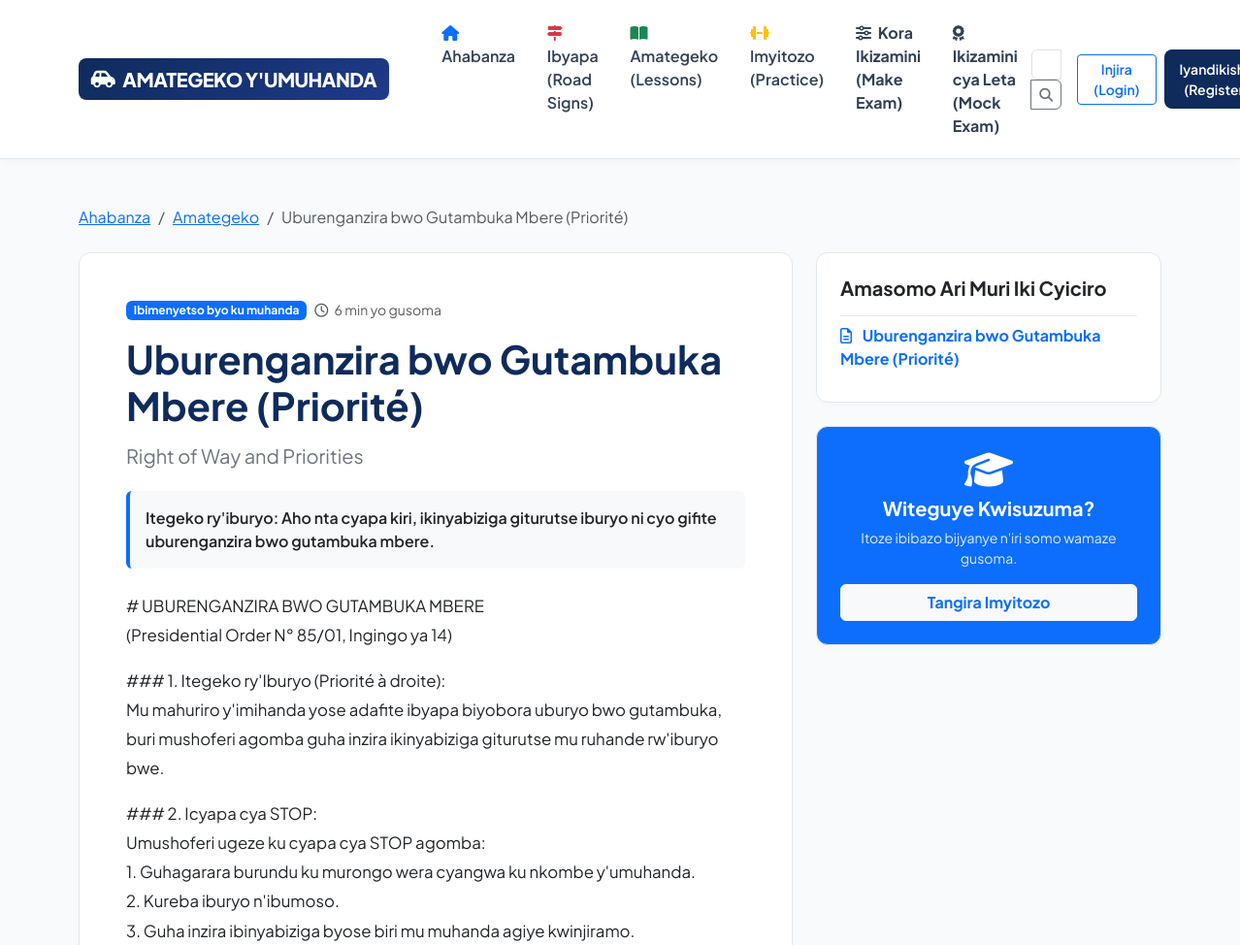
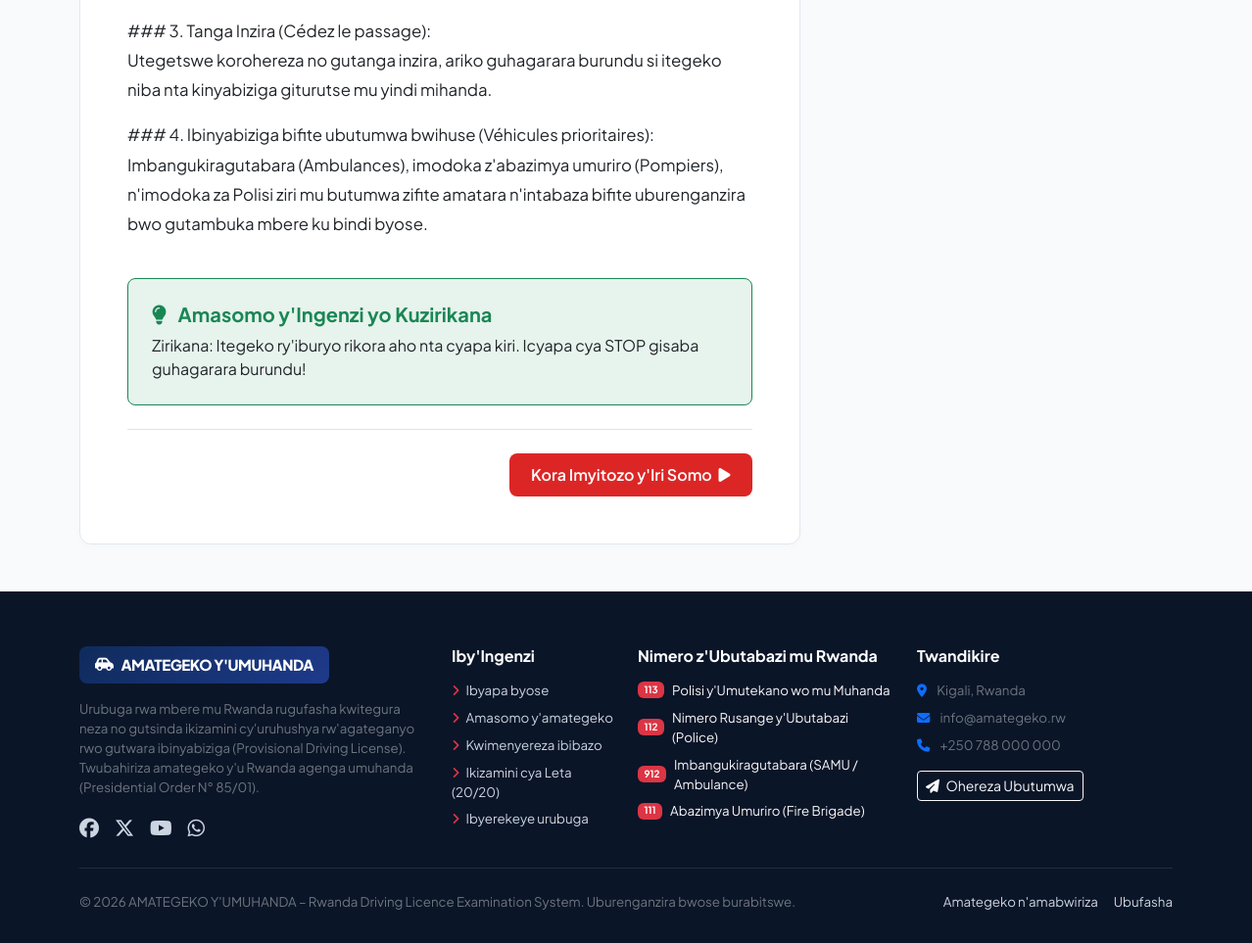
Screenshot of /curriculum/lessons/right-of-way-and-priorities/ with the database file from the repository (2 pictures, top to bottom).
### apps/curriculum/models.py (models this page shows, shortened)
class Lesson(models.Model):
    category = models.ForeignKey(Category, on_delete=models.CASCADE, related_name='lessons')
    title_rw = models.CharField(max_length=250, verbose_name="Umutwe w'Isomo (Kinyarwanda)")
    title_en = models.CharField(max_length=250, verbose_name="Lesson Title (English)")
    slug = models.SlugField(max_length=260, unique=True, blank=True)
    summary_rw = models.TextField(verbose_name="Incamake (Kinyarwanda)")
    summary_en = models.TextField(verbose_name="Summary (English)")
    content_rw = models.TextField(verbose_name="Isomo Ryose (Kinyarwanda)")
    content_en = models.TextField(verbose_name="Full Lesson (English)")
    key_takeaways_rw = models.TextField(blank=True, verbose_name="Amasomo y'Ingenzi yo Kuzirikana")
    key_takeaways_en = models.TextField(blank=True, verbose_name="Key Takeaways")
    legal_reference = models.CharField(max_length=250, blank=True, verbose_name="Legal Reference")
    estimated_read_time = models.PositiveIntegerField(default=5, help_text="In minutes")
    order = models.PositiveIntegerField(default=1)
    created_at = models.DateTimeField(auto_now_add=True)
    updated_at = models.DateTimeField(auto_now=True)
    class Meta:
        ordering = ['category__order', 'order']
        verbose_name = "Lesson"
        verbose_name_plural = "Lessons"

class Category(models.Model):
    name_rw = models.CharField(max_length=150, verbose_name="Izina ry'Icyiciro (Kinyarwanda)")
    name_en = models.CharField(max_length=150, verbose_name="Category Name (English)")
    slug = models.SlugField(max_length=160, unique=True, blank=True)
    description_rw = models.TextField(blank=True, verbose_name="Ibisobanuro (Kinyarwanda)")
    description_en = models.TextField(blank=True, verbose_name="Description (English)")
    icon = models.CharField(max_length=50, default="fa-traffic-light", help_text="Font Awesome icon class")
    order = models.PositiveIntegerField(default=1)
    class Meta:
        ordering = ['order', 'id']
        verbose_name = "Syllabus Category"
        verbose_name_plural = "Syllabus Categories"

### apps/curriculum/views.py (the view)
# urls.py: path('lessons/<slug:slug>/', views.lesson_detail_view, name='lesson_detail'),
def lesson_detail_view(request, slug):
    lesson = get_object_or_404(Lesson, slug=slug)
    category_lessons = Lesson.objects.filter(category=lesson.category).order_by('order')
    lessons_list = list(category_lessons)
    current_idx = lessons_list.index(lesson) if lesson in lessons_list else -1
    prev_lesson = lessons_list[current_idx - 1] if current_idx > 0 else None
    next_lesson = lessons_list[current_idx + 1] if current_idx < len(lessons_list) - 1 else None
    return render(request, 'curriculum/lesson_detail.html', {
        'lesson': lesson,
        'category_lessons': category_lessons,
        'prev_lesson': prev_lesson,
        'next_lesson': next_lesson
    })

### apps/core/context_processors.py (called while the page is built)
def global_context(request):
    return {
        'site_categories': Category.objects.all().order_by('order'),
        'total_questions_count': Question.objects.filter(is_active=True).count(),
        'total_road_signs_count': RoadSign.objects.count(),
        'official_exam_questions': 20,
        'official_exam_duration': 20,
        'official_exam_pass_mark': 12,
    }

### templates/curriculum/lesson_detail.html (shortened to what this page needs)
{% extends 'base.html' %}
{% block content %}
<div class="container py-5">
    <nav aria-label="breadcrumb" class="mb-4">
        <ol class="breadcrumb">
            <li class="breadcrumb-item"><a href="{% url 'core:home' %}">Ahabanza</a></li>
            <li class="breadcrumb-item"><a href="{% url 'curriculum:traffic_rules' %}">Amategeko</a></li>
            <li class="breadcrumb-item active" aria-current="page">{{ lesson.title_rw }}</li>
        </ol>
    </nav>
    <div class="row g-4">
        <div class="col-lg-8">
            <div class="card card-custom p-4 p-md-5">
                <div class="d-flex align-items-center gap-2 mb-3">
                    <span class="badge bg-primary">{{ lesson.category.name_rw }}</span>
                    <span class="small text-muted"><i class="fa-regular fa-clock me-1"></i> {{ lesson.estimated_read_time }} min yo gusoma</span>
                </div>
                <h1 class="fw-bold mb-3" style="color: #0f2b5c;">{{ lesson.title_rw }}</h1>
                <h5 class="text-secondary fw-normal mb-4">{{ lesson.title_en }}</h5>
                <div class="p-3 rounded bg-light border-start border-4 border-primary mb-4">
                    <p class="mb-0 fw-semibold text-dark">{{ lesson.summary_rw }}</p>
                </div>
                <div class="lesson-content mb-4" style="line-height: 1.8; font-size: 1.05rem;">
                    {{ lesson.content_rw|linebreaks }}
                </div>
                {% if lesson.key_takeaways_rw %}
                <div class="card bg-success bg-opacity-10 border-success p-4 mb-4 rounded-3">
                    <h5 class="fw-bold text-success mb-2">
                        <i class="fa-solid fa-lightbulb me-2"></i> Amasomo y'Ingenzi yo Kuzirikana
                    </h5>
                    <p class="mb-0 text-dark">{{ lesson.key_takeaways_rw }}</p>
                </div>
                {% endif %}
                <div class="d-flex justify-content-between align-items-center pt-4 border-top">
                    {% if next_lesson %}
                    <a href="{% url 'curriculum:lesson_detail' next_lesson.slug %}" class="btn btn-rw-primary">
                        {{ next_lesson.title_rw|truncatechars:25 }} <i class="fa-solid fa-arrow-right ms-1"></i>
                    </a>
                    {% else %}
                    <a href="{% url 'examinations:practice' %}?category={{ lesson.category.slug }}" class="btn btn-rw-danger">
                        Kora Imyitozo y'Iri Somo <i class="fa-solid fa-play ms-1"></i>
                    </a>
                    {% endif %}
                </div>
            </div>
        </div>
        <div class="col-lg-4">
            <div class="card card-custom p-4 mb-4">
                <h5 class="fw-bold mb-3 text-dark">Amasomo Ari Muri Iki Cyiciro</h5>
                <div class="list-group list-group-flush">
                    {% for l in category_lessons %}
                    <a href="{% url 'curriculum:lesson_detail' l.slug %}" class="list-group-item list-group-item-action d-flex justify-content-between align-items-center px-0 py-2 border-0 {% if l.id == lesson.id %}fw-bold text-primary{% endif %}">
                        <span><i class="fa-regular fa-file-lines me-2"></i> {{ l.title_rw }}</span>
                    </a>
                    {% endfor %}
                </div>
            </div>
            <div class="card card-custom p-4 text-center bg-primary text-white">
                <i class="fa-solid fa-graduation-cap fs-1 mb-2"></i>
                <h5 class="fw-bold text-white mb-2">Witeguye Kwisuzuma?</h5>
                <p class="small text-light mb-3" style="opacity: 0.9;">Itoze ibibazo bijyanye n'iri somo wamaze gusoma.</p>
                <a href="{% url 'examinations:practice' %}?category={{ lesson.category.slug }}" class="btn btn-light fw-bold text-primary w-100">
                    Tangira Imyitozo
                </a>
            </div>
        </div>
    </div>
</div>
{% endblock %}

### templates/base.html (style rules this page uses)
:root { --primary-blue: #0f2b5c; --primary-accent: #1e40af; --rwanda-red: #dc2626; --rwanda-yellow: #f59e0b; --rwanda-green: #10b981; --slate-bg: #f8fafc; --card-border: #e2e8f0; --text-dark: #0f172a; --text-muted: #64748b; }
body { font-family: 'Plus Jakarta Sans', -apple-system, BlinkMacSystemFont, "Segoe UI", Roboto, sans-serif; background-color: var(--slate-bg); color: var(--text-dark); min-height: 100vh; display: flex; flex-direction: column; }
.btn-rw-danger { background-color: var(--rwanda-red); color: #ffffff; font-weight: 600; border: none; border-radius: 8px; padding: 0.6rem 1.4rem; }
.card-custom { background: #ffffff; border: 1px solid var(--card-border); border-radius: 12px; box-shadow: 0 2px 8px rgba(0, 0, 0, 0.02); transition: transform 0.2s, box-shadow 0.2s; }

### rows the page displays
Lesson: title_rw "Uburenganzira bwo Gutambuka Mbere (Priorité)", category.name_rw "Ibimenyetso byo ku muhanda", estimated_read_time "6", title_en "Right of Way and Priorities", summary_rw "Itegeko ry'iburyo: Aho nta cyapa kiri, ikinyabiziga giturutse iburyo ni cyo gifite uburenganzira bwo gutambuka mbere.", content_rw "# UBURENGANZIRA BWO GUTAMBUKA MBERE (Presidential Order N° 85/01, Ingingo ya 14) ### 1. Itegeko ry'Iburyo (Priorité à droite): Mu mahuriro y'imihanda yose adafite ibyapa biyobora uburyo bwo gutambuka, buri mushoferi agomba guha inzira ikinyabiziga giturutse mu ruhande rw'iburyo bwe. ### 2. Icyapa cya STOP: Umushoferi ugeze ku cyapa cya STOP agomba: 1. Guhagarara burundu ku murongo wera cyangwa ku nkombe y'umuhanda. 2. Kureba iburyo n'ibumoso. 3. Guha inzira ibinyabiziga byose biri mu muhanda agiye kwinjiramo. ### 3. Tanga Inzira (Cédez le passage): Utegetswe korohereza no gutanga inzira, ariko guhagarara burundu si itegeko niba nta kinyabiziga giturutse mu yindi mihanda. ### 4. Ibinyabiziga…", key_takeaways_rw "Zirikana: Itegeko ry'iburyo rikora aho nta cyapa kiri. Icyapa cya STOP gisaba guhagarara burundu!"
